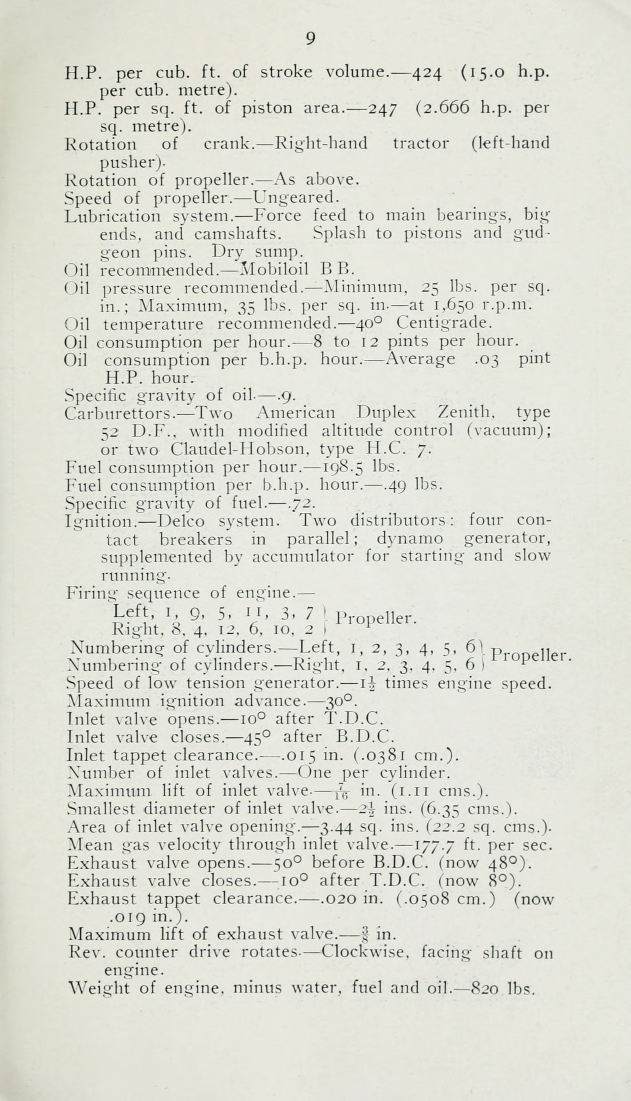
#> input picture references/1918-09_12_Cylinder_Liberty_Aero_Engine/Liberty_Project/sources/liberty12cylinde00grea_0011.jp2, 1893 x 3303 px, given in place of liberty12cylinde00grea_0121.jp2, which was not available (shown at 1/3 size)
$ python prepare_batch07_artwork.py
#> lines starting #> are read from the running program, lines starting #| are printed output that depends on the picture; pictures that were not available may be replaced by others from this repository, and a replacement may not be noted
#> further down, im is the input picture: PIL image 1893x3303 RGB; mean R, G, B 221.2, 222, 212.1
"""Original-pixel illustration crops; background normalization without geometric changes."""
from pathlib import Path
import json,hashlib,io
import numpy as np
from PIL import Image
R=Path(__file__).resolve().parents[1]
# Figure, scan, source-pixel crop, cleanup type, white point, source text-centre.
FIGURES=[
(89,121,[650,1420,1175,1875],'line',236,920),
(90,122,[635,2105,1345,2415],'line',236,960),
(91,123,[350,1080,1495,1635],'line',236,930),
(92,124,[370,310,1585,1517],'line',236,985),
(93,126,[297,85,1570,1530],'line',240,940),
(94,129,[122,895,1670,1777],'line',236,900),
(95,132,[347,408,1670,1497],'line',240,1020),
(96,133,[260,335,1495,1548],'tone',246,880)]

def background(a):
 h,w=a.shape;pts=[]
#> after `h, w = a.shape`: h = 3303; w = 1893
 for y in range(0,h,100):
  for x in range(0,w,100):
   t=a[y:y+100,x:x+100];pts.append([(x+t.shape[1]/2)/w,(y+t.shape[0]/2)/h,float(np.percentile(t,90))])
#> after the loop, pts = 646 items, first 6: [0.0264, 0.0151, 215], [0.0792, 0.0151, 215], [0.132, 0.0151, 219], [0.185, 0.0151, 224], [0.238, 0.0151, 226], [0.291, 0.0151, 227]
 x,y,z=np.array(pts).T;A=np.array([x*0+1,x,y,x*x,x*y,y*y]).T;keep=z>np.percentile(z,35)
#> after `x, y, z = np.array(pts).T`: x = 646 values, max 0.975 at index 18, min 0.0264 at index 0, mean 0.502; y = 646 values from 0.0151 to 1; z = 646 values, max 239 at index 309, min 208 at index 627, mean 231.8
#> after `A = np.array([x * 0 + 1, x, y, x * x, x * y, y * y]).T`: A = 646 rows, first 6: [1, 0.0264, 0.0151, 0.000698, 0.0004, 0.000229], [1, 0.0792, 0.0151, 0.00628, 0.0012, 0.000229], [1, 0.132, 0.0151, 0.0174, 0.002, 0.000229], [1, 0.185, 0.0151, 0.0342, 0.0028, 0.000229], [1, 0.238, 0.0151, 0.0565, 0.0036, 0.000229], [1, 0.291, 0.0151, 0.0844, 0.0044, 0.000229]
 for _ in range(4):
  c=np.linalg.lstsq(A[keep],z[keep],rcond=None)[0];r=z-A@c;keep=(r>-12)&(r<16)&(z>160)
#> this loop made 4 passes
#> c on passes 1 to 4: [227.9, 17.27, 20.23, -18.94, -2.46, -20.15], [221.1, 34.54, 26.54, -30.99, -2.52, -25.94], [219.4, 38.29, 29.89, -33.4, -3.99, -28.22], [219.4, 38.29, 29.89, -33.4, -3.99, -28.22]
 yy,xx=np.mgrid[:h,:w];xx=xx/w;yy=yy/h
#> after `yy, xx = np.mgrid[:h, :w]`:
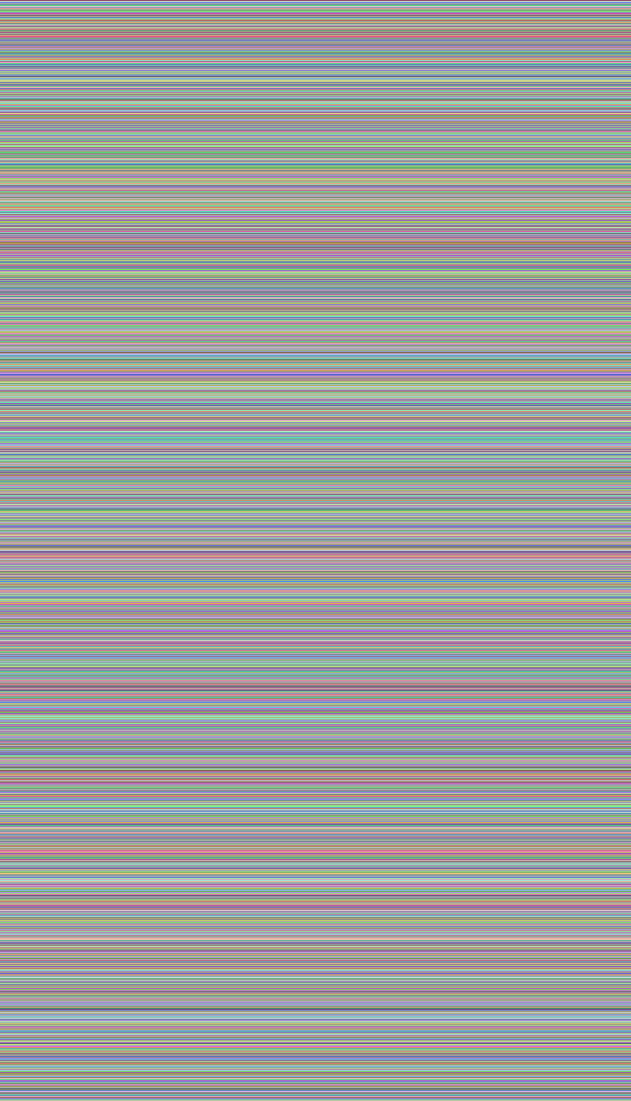
#> yy: shape (3303, 1893) int64 (shown at 1/3 size); 3303 distinct labels, from 0 to 3302; one colour per label, 0 black
#> after `yy, xx = np.mgrid[:h, :w]`:
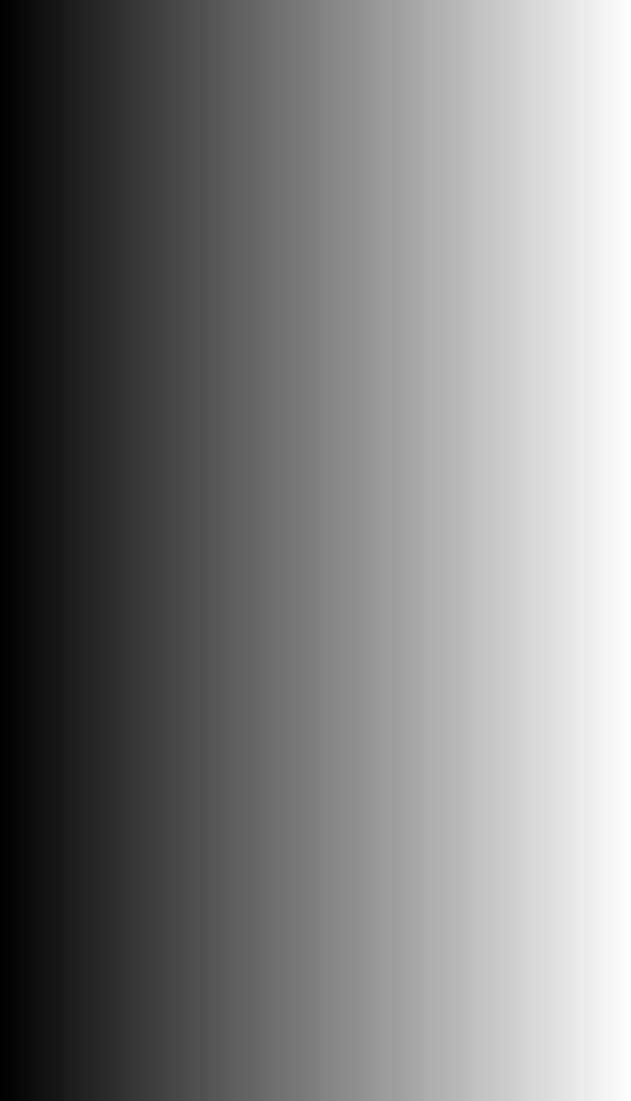
#> xx: shape (3303, 1893) int64 (shown at 1/3 size); min 0, max 1892, mean 946; drawn with min black and max white
#> after `yy = yy / h`:
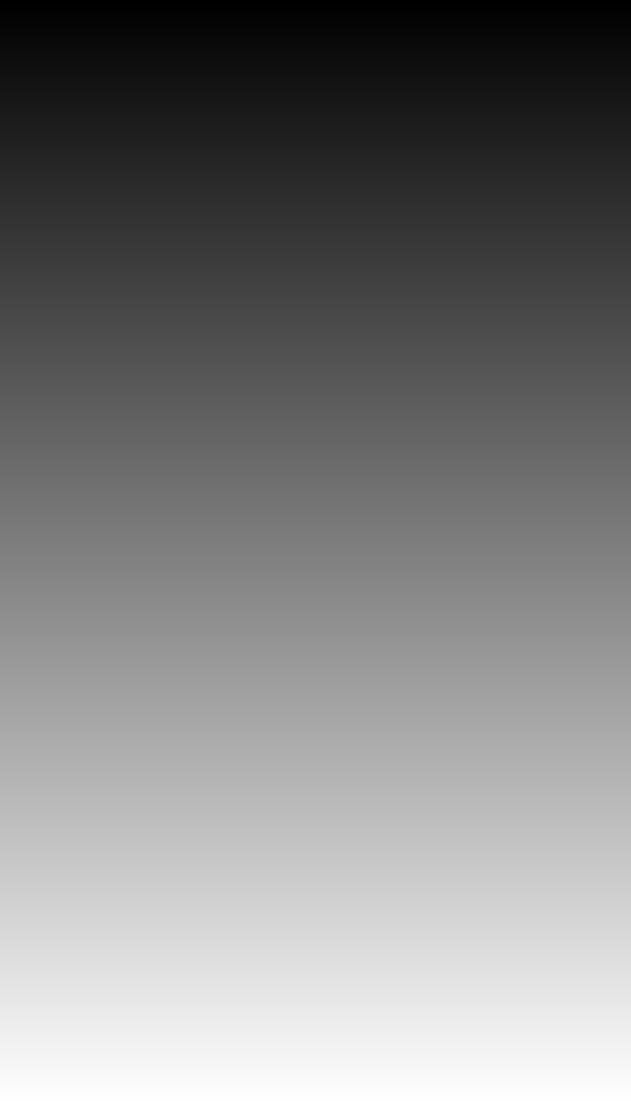
#> yy: shape (3303, 1893) float64 (shown at 1/3 size); min 0, max 1, mean 0.5
 return np.clip(c[0]+c[1]*xx+c[2]*yy+c[3]*xx*xx+c[4]*xx*yy+c[5]*yy*yy,165,255)
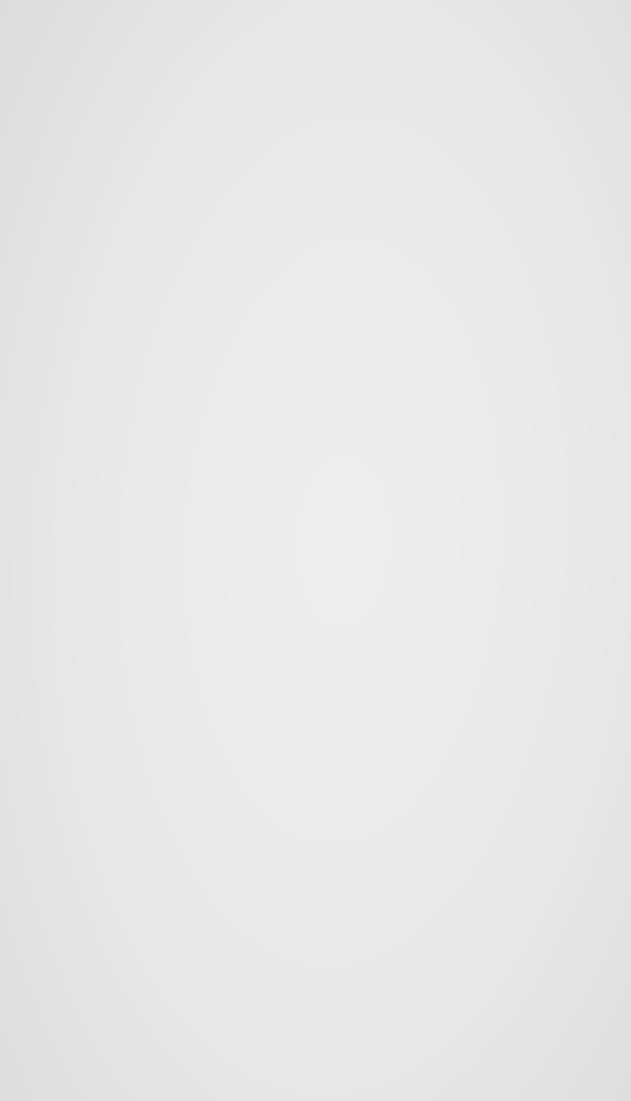
#> returned value: shape (3303, 1893) float64 (shown at 1/3 size); min 219.4, max 237.2, mean 232
def save(im,p):
 b=io.BytesIO();im.save(b,format='PNG',dpi=(344,344));Image.open(io.BytesIO(b.getvalue())).load();p.write_bytes(b.getvalue());Image.open(p).load()
records=[]
for number,leaf,box,kind,white,cx in FIGURES:
 im=Image.open(R/'sources'/f'liberty12cylinde00grea_{leaf:04}.jp2').convert('RGB')
 if kind=='color':
  a=np.asarray(im,dtype=float);bg=np.stack([background(a[:,:,c]) for c in range(3)],axis=2)
 else:
  a=np.asarray(im.convert('L'),dtype=float);bg=background(a)
 clean=np.clip(a/bg*255*255/white,0,255).astype('uint8')
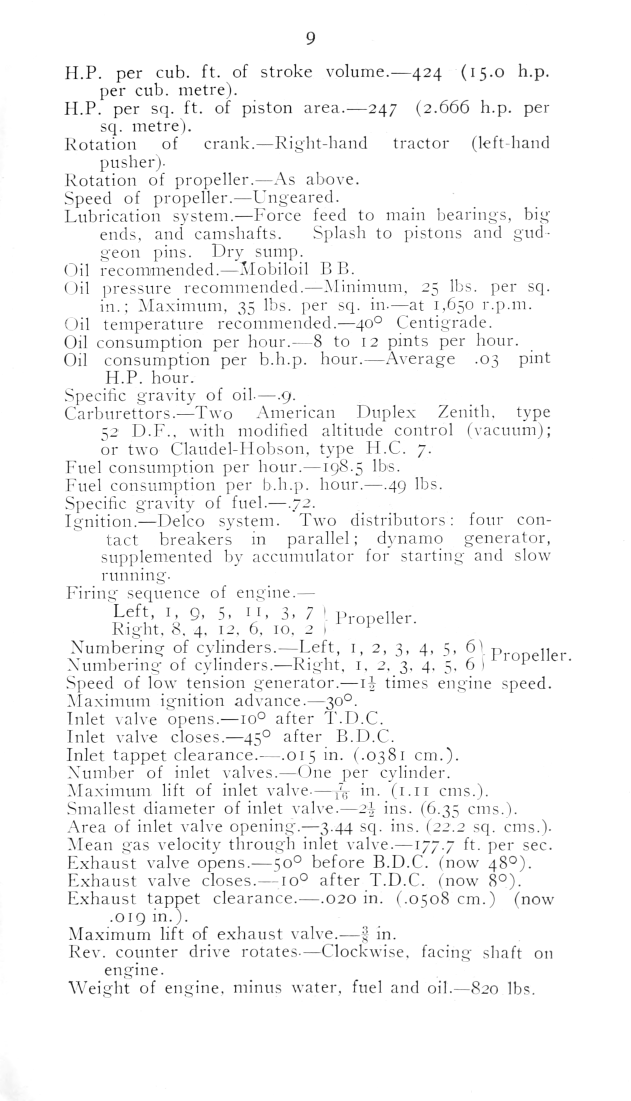
#> clean: shape (3303, 1893) (shown at 1/3 size); min 0, max 255, mean 246.3
 original=im.crop(box);out=Image.fromarray(clean).crop(box);key=str(number).zfill(3);asset=f'figure_{key}.png'
#> after `original = im.crop(box)`:
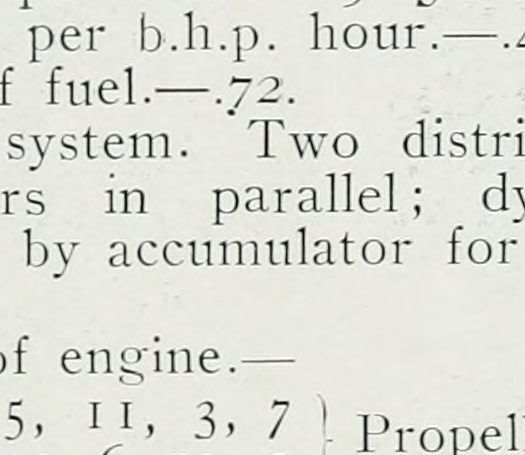
#> original: PIL image 525x455 RGB; mean R, G, B 221.9, 223.3, 215.2
#> after `out = Image.fromarray(clean).crop(box)`:
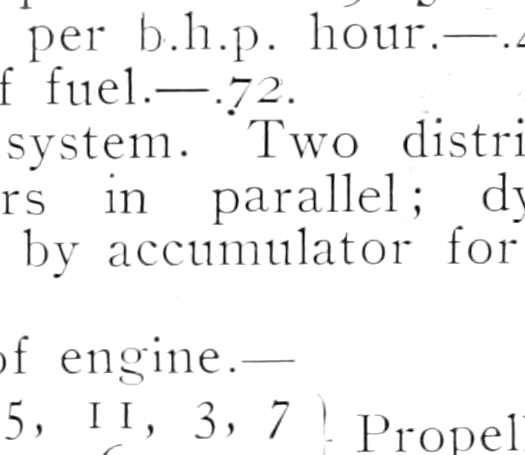
#> out: PIL image 525x455 L; min 0, max 255, mean 244.2
 save(out,R/'assets'/asset);save(original,R/'assets'/f'figure_{key}_original.png')
 records.append(dict(figure=number,leaf=leaf,asset=asset,crop=box,kind=kind,white_point=white,source_center=cx,method='per-channel robust quadratic paper normalization' if kind=='color' else 'robust quadratic paper normalization',geometry='unchanged; no rotation, shear or nonlinear warp',pixels=list(out.size),sha256=hashlib.sha256((R/'assets'/asset).read_bytes()).hexdigest()))

 if number==93:
  records[-1]['layout_box_points']=[62,37,(box[2]-box[0])*.38,(box[3]-box[1])*.38]
  records[-1]['foldout_page_points']=[612,691]
  records[-1]['layout_note']='Provisional wider foldout canvas; uniform scale; complete internal labels retained; external weights and backdrop outside crop.'
 print(number,kind,flush=True)
#> pass 2 of the loop `for number,leaf,box,kind,white,cx in FIGURES:`:
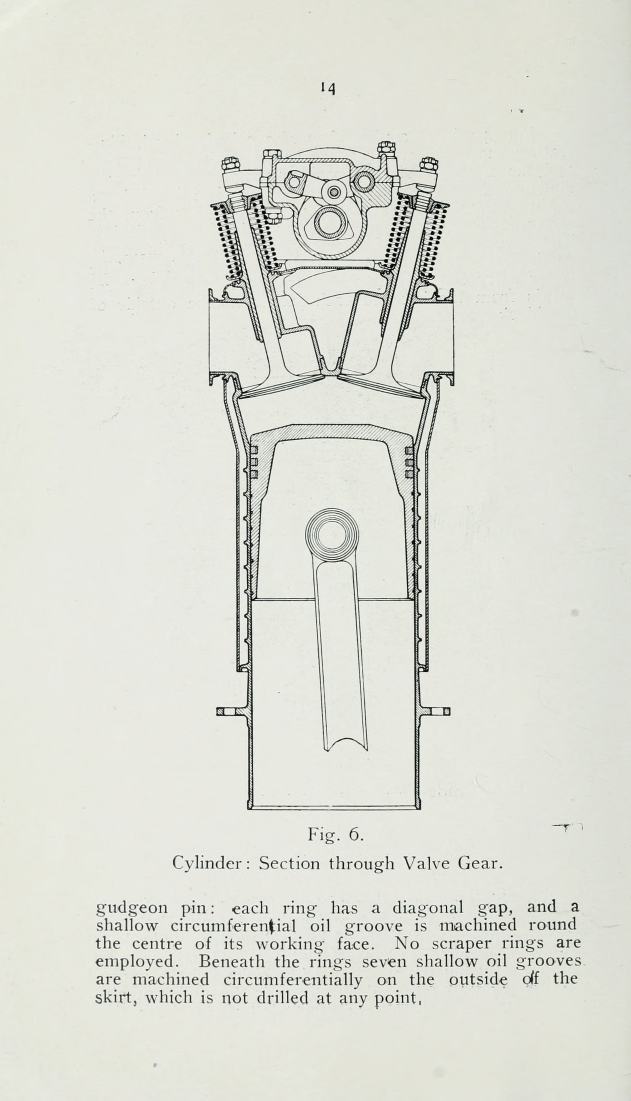
#> input picture references/1918-09_12_Cylinder_Liberty_Aero_Engine/Liberty_Project/sources/liberty12cylinde00grea_0016.jp2, 1893 x 3303 px, given in place of liberty12cylinde00grea_0122.jp2, which was not available (shown at 1/3 size)
#> im is the input picture: PIL image 1893x3303 RGB; mean R, G, B 221.7, 223.1, 214.4
#> the loop in background (call 2), `for _ in range(4):` made 4 passes
#> c on passes 1 to 4: [230.1, 15.38, 3.33, -16.08, -4, -2.19], [227.3, 17, 18.23, -26.82, 3.37, -18.71], [227.3, 17, 18.23, -26.82, 3.37, -18.71], [227.3, 17, 18.23, -26.82, 3.37, -18.71]
#> `original = im.crop(box)`:
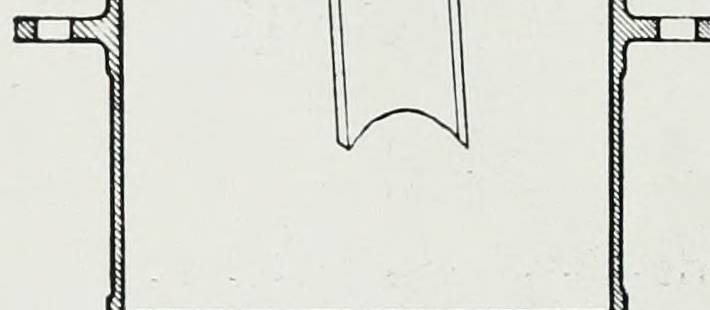
#> original: PIL image 710x310 RGB; mean R, G, B 222.1, 223.3, 215.6
#> `out = Image.fromarray(clean).crop(box)`:
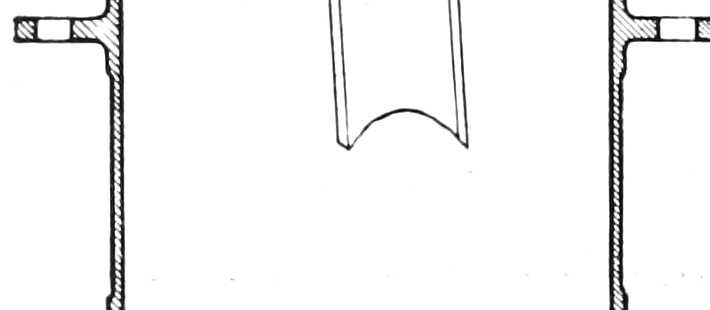
#> out: PIL image 710x310 L; min 0, max 255, mean 245.3
#> (the run stopped early here; a loop or call above may not have finished)
